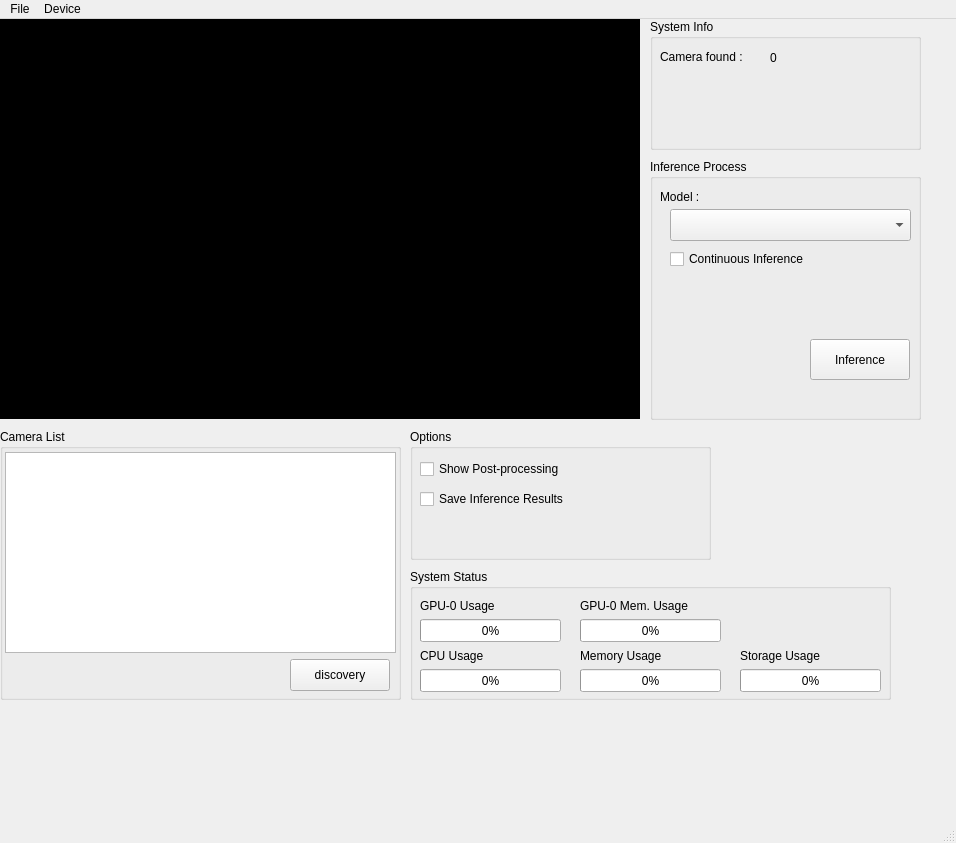
<?xml version="1.0" encoding="UTF-8"?>
<ui version="4.0">
 <class>MainWindow</class>
 <widget class="QMainWindow" name="MainWindow">
  <property name="enabled">
   <bool>true</bool>
  </property>
  <property name="geometry">
   <rect>
    <x>0</x>
    <y>0</y>
    <width>956</width>
    <height>843</height>
   </rect>
  </property>
  <property name="windowTitle">
   <string>Steel Surface Defect Monitor</string>
  </property>
  <property name="styleSheet">
   <string notr="true"/>
  </property>
  <widget class="QWidget" name="centralwidget">
   <widget class="QLabel" name="window_camera_1">
    <property name="geometry">
     <rect>
      <x>0</x>
      <y>0</y>
      <width>640</width>
      <height>400</height>
     </rect>
    </property>
    <property name="styleSheet">
     <string notr="true">background-color: rgb(0, 0, 0);</string>
    </property>
    <property name="text">
     <string>Camera #1</string>
    </property>
    <property name="alignment">
     <set>Qt::AlignCenter</set>
    </property>
   </widget>
   <widget class="QGroupBox" name="groupBox">
    <property name="geometry">
     <rect>
      <x>410</x>
      <y>550</y>
      <width>481</width>
      <height>131</height>
     </rect>
    </property>
    <property name="title">
     <string>System Status</string>
    </property>
    <widget class="QProgressBar" name="progress_gpu_usage">
     <property name="geometry">
      <rect>
       <x>10</x>
       <y>50</y>
       <width>141</width>
       <height>23</height>
      </rect>
     </property>
     <property name="value">
      <number>0</number>
     </property>
    </widget>
    <widget class="QLabel" name="label">
     <property name="geometry">
      <rect>
       <x>10</x>
       <y>29</y>
       <width>101</width>
       <height>16</height>
      </rect>
     </property>
     <property name="text">
      <string>GPU-0 Usage</string>
     </property>
    </widget>
    <widget class="QLabel" name="label_2">
     <property name="geometry">
      <rect>
       <x>170</x>
       <y>29</y>
       <width>131</width>
       <height>16</height>
      </rect>
     </property>
     <property name="text">
      <string>GPU-0 Mem. Usage</string>
     </property>
    </widget>
    <widget class="QProgressBar" name="progress_gpu_mem_usage">
     <property name="geometry">
      <rect>
       <x>170</x>
       <y>50</y>
       <width>141</width>
       <height>23</height>
      </rect>
     </property>
     <property name="value">
      <number>0</number>
     </property>
    </widget>
    <widget class="QLabel" name="label_3">
     <property name="geometry">
      <rect>
       <x>10</x>
       <y>79</y>
       <width>101</width>
       <height>16</height>
      </rect>
     </property>
     <property name="text">
      <string>CPU Usage</string>
     </property>
    </widget>
    <widget class="QProgressBar" name="progress_cpu_usage">
     <property name="geometry">
      <rect>
       <x>10</x>
       <y>100</y>
       <width>141</width>
       <height>23</height>
      </rect>
     </property>
     <property name="value">
      <number>0</number>
     </property>
    </widget>
    <widget class="QLabel" name="label_4">
     <property name="geometry">
      <rect>
       <x>170</x>
       <y>79</y>
       <width>101</width>
       <height>16</height>
      </rect>
     </property>
     <property name="text">
      <string>Memory Usage</string>
     </property>
    </widget>
    <widget class="QProgressBar" name="progress_mem_usage">
     <property name="geometry">
      <rect>
       <x>170</x>
       <y>100</y>
       <width>141</width>
       <height>23</height>
      </rect>
     </property>
     <property name="value">
      <number>0</number>
     </property>
    </widget>
    <widget class="QLabel" name="label_5">
     <property name="geometry">
      <rect>
       <x>330</x>
       <y>79</y>
       <width>101</width>
       <height>16</height>
      </rect>
     </property>
     <property name="text">
      <string>Storage Usage</string>
     </property>
    </widget>
    <widget class="QProgressBar" name="progress_storage_usage">
     <property name="geometry">
      <rect>
       <x>330</x>
       <y>100</y>
       <width>141</width>
       <height>23</height>
      </rect>
     </property>
     <property name="value">
      <number>0</number>
     </property>
    </widget>
   </widget>
   <widget class="QGroupBox" name="groupBox_2">
    <property name="geometry">
     <rect>
      <x>410</x>
      <y>410</y>
      <width>301</width>
      <height>131</height>
     </rect>
    </property>
    <property name="title">
     <string>Options</string>
    </property>
    <widget class="QCheckBox" name="chkbox_show_postprocessing">
     <property name="geometry">
      <rect>
       <x>10</x>
       <y>30</y>
       <width>181</width>
       <height>20</height>
      </rect>
     </property>
     <property name="text">
      <string>Show Post-processing</string>
     </property>
    </widget>
    <widget class="QCheckBox" name="chkbox_save_inference_results">
     <property name="geometry">
      <rect>
       <x>10</x>
       <y>60</y>
       <width>181</width>
       <height>20</height>
      </rect>
     </property>
     <property name="text">
      <string>Save Inference Results</string>
     </property>
    </widget>
   </widget>
   <widget class="QGroupBox" name="groupBox_3">
    <property name="geometry">
     <rect>
      <x>0</x>
      <y>410</y>
      <width>401</width>
      <height>271</height>
     </rect>
    </property>
    <property name="title">
     <string>Camera List</string>
    </property>
    <widget class="QPushButton" name="btn_camera_discovery">
     <property name="geometry">
      <rect>
       <x>290</x>
       <y>230</y>
       <width>100</width>
       <height>32</height>
      </rect>
     </property>
     <property name="text">
      <string>discovery</string>
     </property>
    </widget>
    <widget class="QTableView" name="table_camera_list">
     <property name="enabled">
      <bool>true</bool>
     </property>
     <property name="geometry">
      <rect>
       <x>5</x>
       <y>23</y>
       <width>391</width>
       <height>201</height>
      </rect>
     </property>
     <property name="editTriggers">
      <set>QAbstractItemView::NoEditTriggers</set>
     </property>
     <attribute name="horizontalHeaderStretchLastSection">
      <bool>true</bool>
     </attribute>
    </widget>
   </widget>
   <widget class="QGroupBox" name="groupBox_4">
    <property name="geometry">
     <rect>
      <x>650</x>
      <y>140</y>
      <width>271</width>
      <height>261</height>
     </rect>
    </property>
    <property name="title">
     <string>Inference Process</string>
    </property>
    <widget class="QPushButton" name="btn_inference">
     <property name="geometry">
      <rect>
       <x>160</x>
       <y>180</y>
       <width>100</width>
       <height>41</height>
      </rect>
     </property>
     <property name="text">
      <string>Inference</string>
     </property>
    </widget>
    <widget class="QComboBox" name="cmbbox_inference_model">
     <property name="geometry">
      <rect>
       <x>20</x>
       <y>50</y>
       <width>241</width>
       <height>32</height>
      </rect>
     </property>
    </widget>
    <widget class="QLabel" name="label_6">
     <property name="geometry">
      <rect>
       <x>10</x>
       <y>30</y>
       <width>51</width>
       <height>16</height>
      </rect>
     </property>
     <property name="text">
      <string>Model :</string>
     </property>
    </widget>
    <widget class="QCheckBox" name="chkbox_continuous_inference">
     <property name="geometry">
      <rect>
       <x>20</x>
       <y>90</y>
       <width>191</width>
       <height>20</height>
      </rect>
     </property>
     <property name="text">
      <string>Continuous Inference</string>
     </property>
    </widget>
   </widget>
   <widget class="QGroupBox" name="groupBox_5">
    <property name="geometry">
     <rect>
      <x>650</x>
      <y>0</y>
      <width>271</width>
      <height>131</height>
     </rect>
    </property>
    <property name="title">
     <string>System Info</string>
    </property>
    <widget class="QLabel" name="label_7">
     <property name="geometry">
      <rect>
       <x>10</x>
       <y>30</y>
       <width>101</width>
       <height>16</height>
      </rect>
     </property>
     <property name="text">
      <string>Camera found : </string>
     </property>
    </widget>
    <widget class="QLabel" name="label_num_camera">
     <property name="geometry">
      <rect>
       <x>120</x>
       <y>31</y>
       <width>31</width>
       <height>16</height>
      </rect>
     </property>
     <property name="text">
      <string>0</string>
     </property>
    </widget>
   </widget>
  </widget>
  <widget class="QMenuBar" name="menubar">
   <property name="geometry">
    <rect>
     <x>0</x>
     <y>0</y>
     <width>956</width>
     <height>24</height>
    </rect>
   </property>
   <widget class="QMenu" name="menuControl">
    <property name="title">
     <string>File</string>
    </property>
    <addaction name="actionExit"/>
   </widget>
   <widget class="QMenu" name="menuCamera">
    <property name="title">
     <string>Device</string>
    </property>
    <widget class="QMenu" name="menuCamera_2">
     <property name="title">
      <string>Camera</string>
     </property>
     <addaction name="actionDiscovery"/>
     <addaction name="actionOpen"/>
    </widget>
    <addaction name="menuCamera_2"/>
    <addaction name="separator"/>
    <addaction name="actionStartStopDataRecording"/>
    <addaction name="actionCapture_to_Image_png"/>
   </widget>
   <addaction name="menuControl"/>
   <addaction name="menuCamera"/>
  </widget>
  <widget class="QStatusBar" name="statusbar"/>
  <action name="actionExit">
   <property name="icon">
    <iconset theme="application-exit">
     <normaloff>../surface_defect_defector</normaloff>../surface_defect_defector</iconset>
   </property>
   <property name="text">
    <string>Exit</string>
   </property>
   <property name="shortcut">
    <string>Meta+X</string>
   </property>
  </action>
  <action name="actionStartStopDataRecording">
   <property name="checkable">
    <bool>true</bool>
   </property>
   <property name="text">
    <string>Start/Stop Data Recording</string>
   </property>
   <property name="shortcut">
    <string>Ctrl+Shift+R</string>
   </property>
  </action>
  <action name="actionCapture_to_Image_png">
   <property name="text">
    <string>Capture to Image(*.png)</string>
   </property>
   <property name="shortcut">
    <string>Ctrl+Shift+S</string>
   </property>
  </action>
  <action name="actionOpen">
   <property name="text">
    <string>Open</string>
   </property>
  </action>
  <action name="actionDiscovery">
   <property name="text">
    <string>Discovery</string>
   </property>
  </action>
 </widget>
 <resources/>
 <connections/>
</ui>
